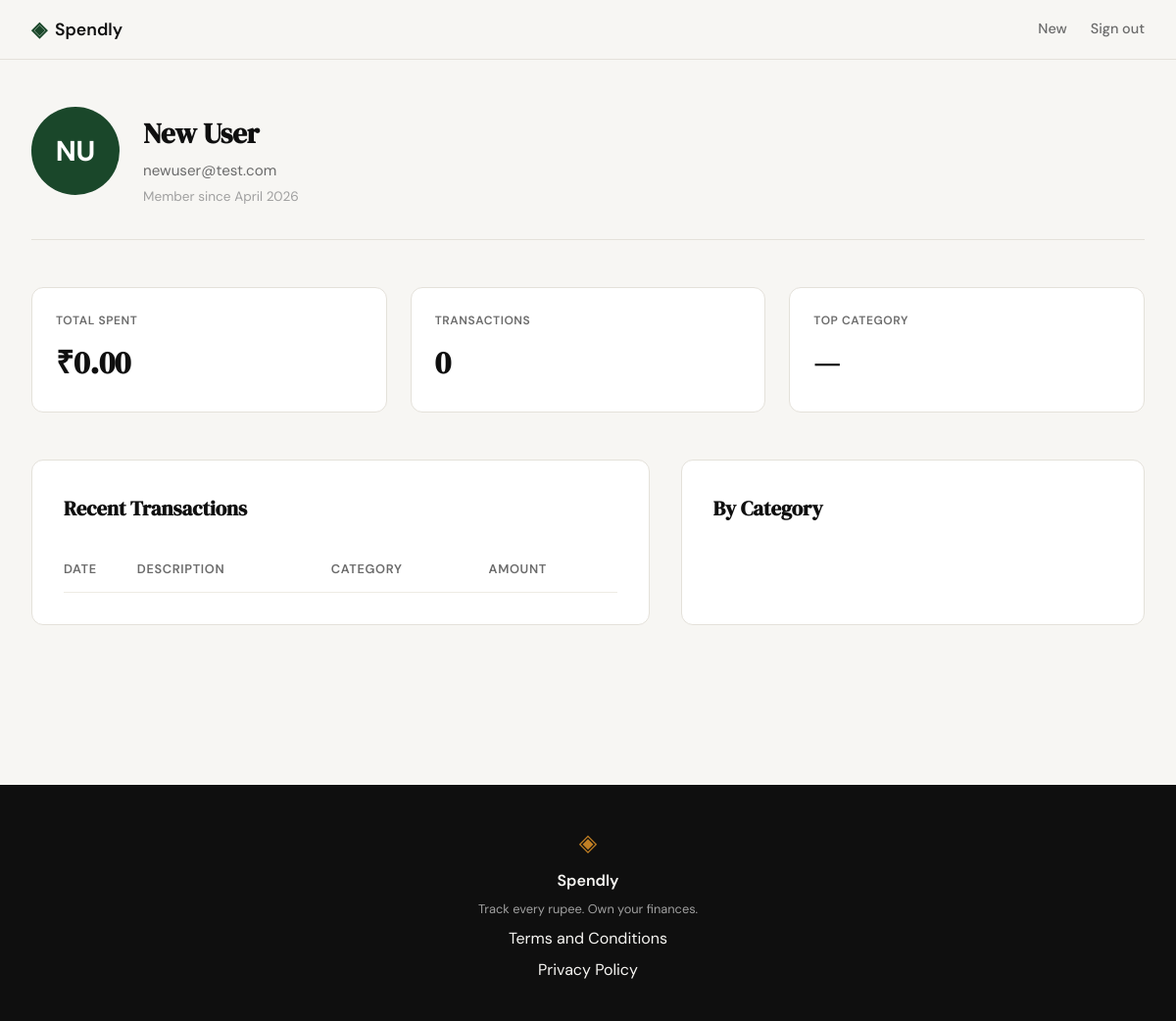
Screenshot of /profile (signed in) with the database file from the repository.
### tables this page shows
CREATE TABLE users (
            id            INTEGER PRIMARY KEY AUTOINCREMENT,
            name          TEXT    NOT NULL,
            email         TEXT    UNIQUE NOT NULL,
            password_hash TEXT    NOT NULL,
            created_at    TEXT    DEFAULT (datetime('now'))
        );

### app.py (the view)
@app.route("/profile")
def profile():
    if not session.get("user_id"):
        return redirect(url_for("login"))
    user = get_user_by_id(session["user_id"])
    if user is None:
        abort(404)
    transactions = get_recent_transactions(session["user_id"])
    stats = get_summary_stats(session["user_id"])
    categories = get_category_breakdown(session["user_id"])
    return render_template(
        "profile.html",
        user=user,
        expenses=transactions,
        stats=stats,
        categories=categories
    )

### app.py (called while the page is built)
@app.context_processor
def inject_user():
    user = None
    if session.get("user_id"):
        user = _db_get_user(session["user_id"])
    return {'current_user': user}

### database/db.py (called while the page is built)
def get_db():
    db_path = os.path.join(os.path.dirname(__file__), '..', 'spendly.db')
    conn = sqlite3.connect(db_path)
    conn.row_factory = sqlite3.Row
    conn.execute('PRAGMA foreign_keys = ON')
    return conn

def get_user_by_id(user_id):
    conn = get_db()
    cursor = conn.cursor()
    cursor.execute('SELECT * FROM users WHERE id = ?', (user_id,))
    user = cursor.fetchone()
    conn.close()
    return user

### database/queries.py (called while the page is built, shortened)
def get_user_by_id(user_id):
    conn = get_db()
    try:
        cursor = conn.cursor()
        cursor.execute(
            "SELECT name, email, created_at FROM users WHERE id = ?",
            (user_id,)
        )
        row = cursor.fetchone()
        if not row:
            return None
        created_at_str = row[2]
        created_at = datetime.strptime(created_at_str, "%Y-%m-%d %H:%M:%S")
        member_since = created_at.strftime("%B %Y")
        return {
            'name': row[0],
            'email': row[1],
            'member_since': member_since
        }
    finally:
        conn.close()

def get_recent_transactions(user_id, limit=10):
    conn = get_db()
    try:
        cursor = conn.cursor()
        cursor.execute(
            "SELECT id, date, description, category, amount FROM expenses WHERE user_id = ? ORDER BY date DESC LIMIT ?",
            (user_id, limit)
        )
        rows = cursor.fetchall()
        transactions = []
        return transactions
    finally:
        conn.close()

def get_category_breakdown(user_id):
    conn = get_db()
    try:
        cursor = conn.cursor()
        cursor.execute(
            "SELECT category, SUM(amount) as total FROM expenses WHERE user_id = ? GROUP BY category ORDER BY total DESC",
            (user_id,)
        )
        rows = cursor.fetchall()
        if not rows:
            return []
    finally:
        conn.close()

### templates/profile.html (shortened to what this page needs)
{% extends "base.html" %}
{% block content %}
<section class="profile-section">
    <div class="profile-inner">
        <div class="profile-header">
            <div class="profile-user-info">
                <div class="profile-avatar">
                    {% set initials = (user.name.split()[0][0] + user.name.split()[-1][0]).upper() if ' ' in user.name else user.name[0].upper() %}
                    {{ initials }}
                </div>
                <div class="profile-user-details">
                    <h1 class="profile-name">{{ user.name }}</h1>
                    <p class="profile-email">{{ user.email }}</p>
                    <p class="profile-meta">Member since {{ user.member_since }}</p>
                </div>
            </div>
        </div>
        <div class="profile-stats">
            <div class="stat-card">
                <span class="stat-label">TOTAL SPENT</span>
                <span class="stat-value">₹{{ "%.2f"|format(stats.total_spent) }}</span>
            </div>
            <div class="stat-card">
                <span class="stat-label">TRANSACTIONS</span>
                <span class="stat-value">{{ stats.transaction_count }}</span>
            </div>
            <div class="stat-card">
                <span class="stat-label">TOP CATEGORY</span>
                <span class="stat-value">{{ stats.top_category or "—" }}</span>
            </div>
        </div>
        <div class="profile-content">
            <div class="transactions-section">
                <h2 class="section-title">Recent Transactions</h2>
                <table class="transactions-table">
                    <thead>
                        <tr>
                            <th>DATE</th>
                            <th>DESCRIPTION</th>
                            <th>CATEGORY</th>
                            <th>AMOUNT</th>
                        </tr>
                    </thead>
                </table>
            </div>
            <div class="breakdown-section">
                <h2 class="section-title">By Category</h2>
            </div>
        </div>
    </div>
</section>
{% endblock %}

### templates/base.html (shortened to what this page needs)
<!DOCTYPE html>
<html lang="en">
<head>
    <link rel="stylesheet" href="{{ url_for('static', filename='css/style.css') }}">
</head>
<body>
    <nav class="navbar">
        <div class="nav-inner">
            <a href="{{ url_for('landing') }}" class="nav-brand">
                <span class="brand-icon">◈</span>
                <span class="brand-name">Spendly</span>
            </a>
            <div class="nav-links">
                {% if current_user %}
                    <a href="{{ url_for('profile') }}">{{ current_user.name.split()[0] }}</a>
                    <a href="{{ url_for('logout') }}">Sign out</a>
                {% else %}
                    <a href="{{ url_for('login') }}">Sign in</a>
                    <a href="{{ url_for('register') }}" class="nav-cta">Get started</a>
                {% endif %}
            </div>
        </div>
    </nav>
    <main class="main-content">
        {% block content %}{% endblock %}
    </main>
    <footer class="footer">
        <div class="footer-inner">
            <span class="brand-icon">◈</span>
            <span class="footer-name">Spendly</span>
            <p class="footer-copy">Track every rupee. Own your finances.</p>
            <p><a href="/terms">Terms and Conditions</a> </p>
            <p><a href="{{ url_for('privacy') }}">Privacy Policy</a></p>
        </div>
    </footer>
</body>
</html>

### static/css/style.css (style rules this page uses)
:root { --ink: #0f0f0f; --ink-soft: #2d2d2d; --ink-muted: #6b6b6b; --ink-faint: #a0a0a0; --paper: #f7f6f3; --paper-warm: #f0ede6; --paper-card: #ffffff; --accent: #1a472a; --accent-light: #e8f0eb; --accent-2: #c17f24; --accent-2-light: #fdf3e3; --danger: #c0392b; --danger-light: #fdecea; --border: #e4e1da; --border-soft: #eeebe4; --font-display: 'DM Serif Display', Georgia, serif; --font-body: 'DM Sans', system-ui, sans-serif; --max-width: 1200px; --auth-width: 440px; --radius-sm: 6px; --radius-md: 12px; --radius-lg: 20px; }
*, *::before, *::after { box-sizing: border-box; margin: 0; padding: 0; }
html { font-size: 16px; scroll-behavior: smooth; }
body { background: var(--paper); color: var(--ink); font-family: var(--font-body); font-size: 1rem; line-height: 1.6; -webkit-font-smoothing: antialiased; }
a { color: inherit; text-decoration: none; }
.navbar { position: sticky; top: 0; z-index: 100; background: var(--paper); border-bottom: 1px solid var(--border); padding: 0 2rem; }
.nav-inner { max-width: var(--max-width); margin: 0 auto; height: 60px; display: flex; align-items: center; justify-content: space-between; }
.nav-brand { display: flex; align-items: center; gap: 0.5rem; font-family: var(--font-body); font-weight: 600; font-size: 1.1rem; color: var(--ink); }
.brand-icon { color: var(--accent); font-size: 1.3rem; }
.brand-name { color: var(--ink); }
.nav-links { display: flex; align-items: center; gap: 1.5rem; font-size: 0.9rem; font-weight: 500; }
.nav-links a { color: var(--ink-muted); transition: color 0.2s; }
.main-content { min-height: calc(100vh - 60px - 100px); }
.footer { background: var(--ink); color: var(--paper); padding: 2.5rem 2rem; text-align: center; }
.footer-inner { display: flex; flex-direction: column; align-items: center; gap: 0.4rem; }
.footer .brand-icon { color: var(--accent-2); font-size: 1.5rem; }
.footer-name { font-weight: 600; font-size: 1rem; }
.footer-copy { font-size: 0.8rem; color: var(--ink-faint); }
.profile-section { min-height: calc(100vh - 60px); padding: 3rem 2rem; background: var(--paper); }
.profile-inner { max-width: var(--max-width); margin: 0 auto; }
.profile-header { display: flex; justify-content: space-between; align-items: flex-start; margin-bottom: 3rem; border-bottom: 1px solid var(--border); padding-bottom: 2rem; }
.profile-user-info { display: flex; align-items: flex-start; gap: 1.5rem; }
.profile-avatar { width: 90px; height: 90px; border-radius: 50%; background: var(--accent); color: #fff; font-family: var(--font-body); font-weight: 700; font-size: 1.8rem; display: flex; align-items: center; justify-content: center; flex-shrink: 0; }
.profile-user-details { display: flex; flex-direction: column; gap: 0.2rem; padding-top: 0.25rem; }
.profile-name { font-family: var(--font-display); font-size: 1.8rem; color: var(--ink); margin: 0; }
.profile-email { color: var(--ink-muted); font-size: 0.95rem; margin: 0; }
.profile-meta { font-size: 0.85rem; color: var(--ink-faint); margin: 0; }
.profile-stats { display: grid; grid-template-columns: repeat(3, 1fr); gap: 1.5rem; margin-bottom: 3rem; }
.stat-card { background: var(--paper-card); border: 1px solid var(--border); border-radius: var(--radius-md); padding: 1.5rem; display: flex; flex-direction: column; gap: 0.5rem; }
.stat-label { font-size: 0.75rem; font-weight: 600; color: var(--ink-muted); text-transform: uppercase; letter-spacing: 0.05em; }
.stat-value { font-family: var(--font-display); font-size: 2rem; font-weight: 700; color: var(--ink); }
.profile-content { display: grid; grid-template-columns: 2fr 1.5fr; gap: 2rem; }
.transactions-section, .breakdown-section { background: var(--paper-card); border: 1px solid var(--border); border-radius: var(--radius-md); padding: 2rem; }
.section-title { font-family: var(--font-display); font-size: 1.3rem; margin-bottom: 1.5rem; color: var(--ink); }
.transactions-table { width: 100%; border-collapse: collapse; font-size: 0.9rem; }
.transactions-table thead { border-bottom: 1px solid var(--border-soft); }
.transactions-table th { text-align: left; padding: 0.75rem 0; font-weight: 600; color: var(--ink-muted); font-size: 0.8rem; text-transform: uppercase; letter-spacing: 0.05em; }

### rows the page displays
users: name "New", name "New User", email "newuser@test.com"

### other values shown
{{ initials }} "NU"
{{ user.member_since }} "April 2026"
{{ "%.2f"|format(stats.total_spent) }} "0.00"
{{ stats.transaction_count }} "0"
{{ stats.top_category or "—" }} "—"
